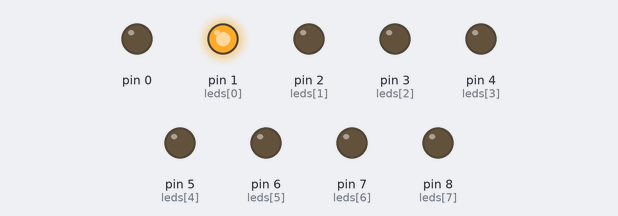
Simulated run of this sketch. Board: Arduino Uno, built with avr-gcc and run on an emulated ATmega328P. On the bench: output pins drawn as LEDs (lit = HIGH).

Above: at 0.05 s.
At 0.85 s:
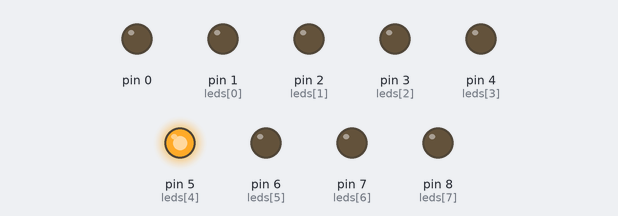
At 1.85 s:
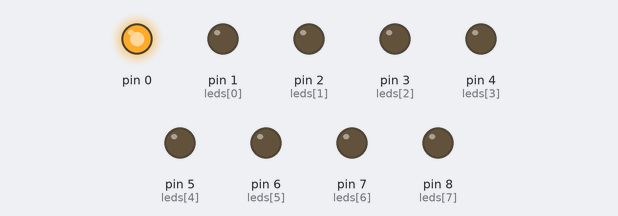
At 3.85 s:
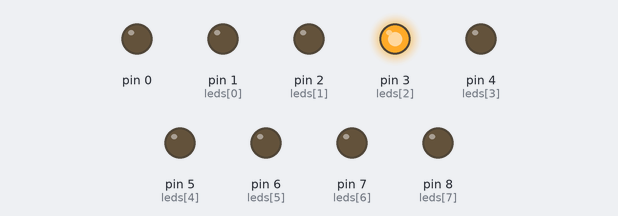
At 5.85 s:
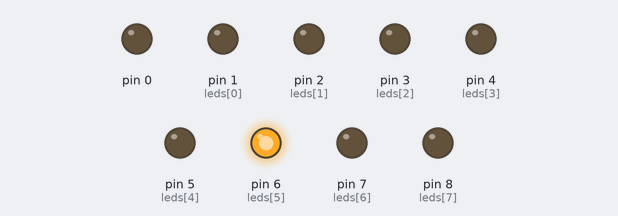
At 7.75 s:
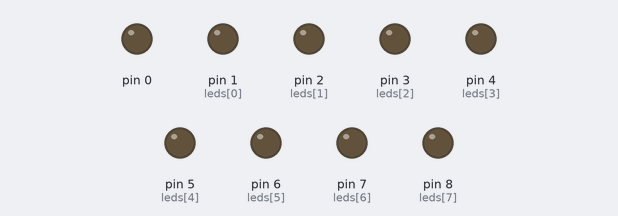
Timing chart, 0 to 8.1 s (numbered marks = the images above):
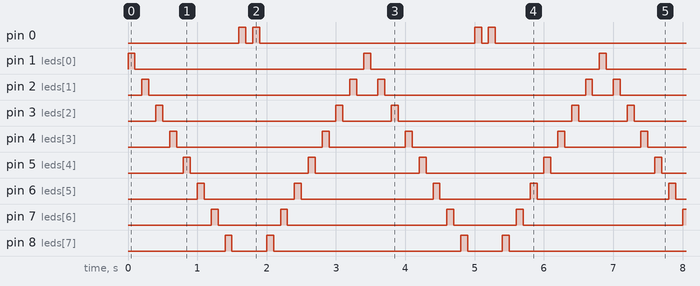

The sketch:

atividade_4.ino
```cpp
int leds[8] = {1, 2, 3, 4, 5, 6, 7, 8};
void setup() {
for(int i = 0; i < 9; i++){
  pinMode(leds[i], OUTPUT);
  }

}

void loop() {
  for(int g = 0; g < 9; g++){
    digitalWrite(leds[g], HIGH);
    delay(100);
    digitalWrite(leds[g], LOW);
    delay(100);
  }
  for(int g = 8; g > 0; g--){
    digitalWrite(leds[g], HIGH);
    delay(100);
    digitalWrite(leds[g], LOW);
    delay(100);
  }
}
```

Measured:
- by itself, pin 0: repeats every 3.4 s: LOW 0.10 s, HIGH 0.10 s, LOW 3.1 s, HIGH 0.10 s
- by itself, pin 1 (leds[0]): alternates HIGH for 0.10 s and LOW for 3.3 s
- by itself, pin 2 (leds[1]): repeats every 3.4 s: LOW 2.9 s, HIGH 0.10 s, LOW 0.30 s, HIGH 0.10 s
- by itself, pin 3 (leds[2]): repeats every 3.4 s: LOW 2.5 s, HIGH 0.10 s, LOW 0.70 s, HIGH 0.10 s
- by itself, pin 4 (leds[3]): repeats every 3.4 s: LOW 2.1 s, HIGH 0.10 s, LOW 1.1 s, HIGH 0.10 s
- by itself, pin 5 (leds[4]): alternates HIGH for 0.10 s and LOW for 1.6 s
- by itself, pin 6 (leds[5]): repeats every 3.4 s: LOW 1.3 s, HIGH 0.10 s, LOW 1.9 s, HIGH 0.10 s
- by itself, pin 7 (leds[6]): repeats every 3.4 s: LOW 0.90 s, HIGH 0.10 s, LOW 2.3 s, HIGH 0.10 s
